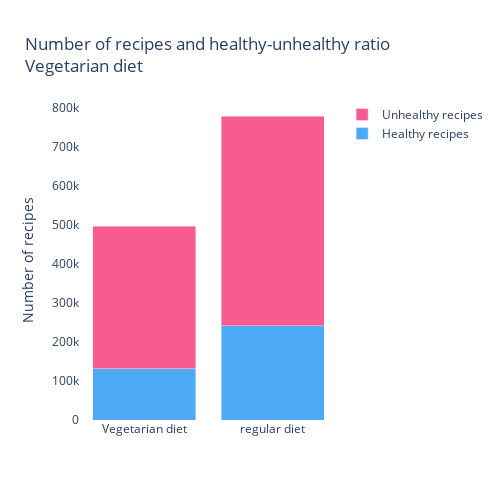

Notebook source saved alongside this figure:
### Code cell
import plotly.graph_objects as go
diets=['Vegetarian diet', 'regular diet']
numberOfHealthyVegetarianRecipes = len(df_ingredients[(df_ingredients["Vegetarian"] == 1) & (df_ingredients["Unhealthy"] == 0)])
numberOfVegetarianRecipes = len(df_ingredients[df_ingredients["Vegetarian"] == 1])

numberOfHealthyRecipes = len(df_ingredients[df_ingredients["Unhealthy"] == 0])
numberOfRecipes = len(df_ingredients)

_hover_healthy1 = "Vegetarian:<br><br>"
_hover_healthy1 += "Healthy recipes: " + str(numberOfHealthyVegetarianRecipes) + "<br>"
_hover_healthy1 += "Total recipes: " + str(numberOfVegetarianRecipes) + "<br>"
_hover_healthy1 += "Percentage of healthy recipes: " + str(round(numberOfHealthyVegetarianRecipes*100/numberOfVegetarianRecipes, 2)) + "%"

_hover_healthy2 = "No diet:<br><br>"
_hover_healthy2 += "Healthy recipes: " + str(numberOfHealthyRecipes) + "<br>"
_hover_healthy2 += "Total recipes: " + str(numberOfRecipes) + "<br>"
_hover_healthy2 += "Percentage of unhealthy recipes: " + str(round(numberOfHealthyRecipes*100/numberOfRecipes, 2)) + "%"

_hover_unhealthy1 = "Vegetarian:<br><br>"
_hover_unhealthy1 += "Unhealthy recipes: " + str(numberOfVegetarianRecipes - numberOfHealthyVegetarianRecipes) + "<br>"
_hover_unhealthy1 += "Total recipes: " + str(numberOfVegetarianRecipes) + "<br>"
_hover_unhealthy1 += "Percentage of healthy recipes: " + str(round((numberOfVegetarianRecipes - numberOfHealthyVegetarianRecipes)*100/numberOfVegetarianRecipes, 2)) + "%"

_hover_unhealthy2 = "No diet:<br><br>"
_hover_unhealthy2 += "Unhealthy recipes: " + str(numberOfHealthyRecipes) + "<br>"
_hover_unhealthy2 += "Total recipes: " + str(numberOfRecipes) + "<br>"
_hover_unhealthy2 += "Percentage of unhealthy recipes: " + str(round((numberOfRecipes - numberOfHealthyRecipes)*100/numberOfRecipes, 2)) + "%"

fig = go.Figure(data=[
    go.Bar(
        name='Healthy recipes',
        x=diets,
        y=[numberOfHealthyVegetarianRecipes, numberOfHealthyRecipes],
        hovertext=[_hover_healthy1, _hover_healthy2],
        hoverinfo="text",
        marker_color= '#2196f3'
    ),
    go.Bar(
        name='Unhealthy recipes',
        x=diets,
        y=[numberOfVegetarianRecipes - numberOfHealthyVegetarianRecipes, numberOfRecipes - numberOfHealthyRecipes],
        hovertext=[_hover_unhealthy1, _hover_unhealthy2],
        hoverinfo="text",
        marker_color= '#f73378'
    )
])
fig.update_traces(opacity=0.8)
# Change the bar mode
fig.update_layout(
    title_text='Number of recipes and healthy-unhealthy ratio<br>Vegetarian diet',
    barmode='stack',
    width=500,
    height=500,
    plot_bgcolor="white",
)
fig.update_yaxes(title_text='Number of recipes')
fig.show()

### Figure 1 — Plotly figure (JSON) as saved in the notebook; plotly's stock layout.template omitted (floating-point values rounded to 4 significant figures)
{"data": [{"hoverinfo": "text", "hovertext": ["Vegetarian:<br><br>Healthy recipes: 131706<br>Total recipes: 496426<br>Percentage of healthy recipes: 26.53%", "No diet:<br><br>Healthy recipes: 241564<br>Total recipes: 779088<br>Percentage of unhealthy recipes: 31.01%"], "marker": {"color": "#2196f3"}, "name": "Healthy recipes", "opacity": 0.8, "type": "bar", "x": ["Vegetarian diet", "regular diet"], "y": [131706, 241564]}, {"hoverinfo": "text", "hovertext": ["Vegetarian:<br><br>Unhealthy recipes: 364720<br>Total recipes: 496426<br>Percentage of healthy recipes: 73.47%", "No diet:<br><br>Unhealthy recipes: 241564<br>Total recipes: 779088<br>Percentage of unhealthy recipes: 68.99%"], "marker": {"color": "#f73378"}, "name": "Unhealthy recipes", "opacity": 0.8, "type": "bar", "x": ["Vegetarian diet", "regular diet"], "y": [364720, 537524]}], "layout": {"barmode": "stack", "height": 500, "plot_bgcolor": "white", "title": {"text": "Number of recipes and healthy-unhealthy ratio<br>Vegetarian diet"}, "width": 500, "xaxis": {"autorange": true, "range": [-0.5, 1.5], "type": "category"}, "yaxis": {"autorange": true, "range": [0, 820100.0], "title": {"text": "Number of recipes"}, "type": "linear"}}}
